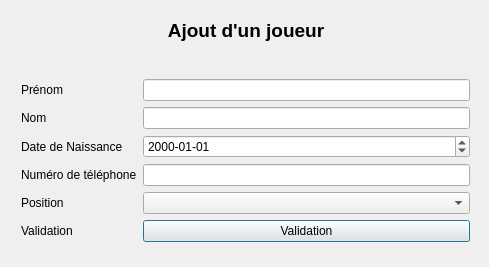
<?xml version="1.0" encoding="UTF-8"?>
<ui version="4.0">
 <class>AjoutJoueurInterfaceClass</class>
 <widget class="QDialog" name="AjoutJoueurInterfaceClass">
  <property name="geometry">
   <rect>
    <x>0</x>
    <y>0</y>
    <width>489</width>
    <height>267</height>
   </rect>
  </property>
  <property name="windowTitle">
   <string>AjoutJoueurInterface</string>
  </property>
  <property name="sizeGripEnabled">
   <bool>false</bool>
  </property>
  <widget class="QWidget" name="formLayoutWidget">
   <property name="geometry">
    <rect>
     <x>10</x>
     <y>60</y>
     <width>471</width>
     <height>201</height>
    </rect>
   </property>
   <layout class="QFormLayout" name="formLayout">
    <property name="sizeConstraint">
     <enum>QLayout::SetMinimumSize</enum>
    </property>
    <property name="formAlignment">
     <set>Qt::AlignCenter</set>
    </property>
    <item row="0" column="0">
     <widget class="QLabel" name="labelprenom">
      <property name="text">
       <string>Prénom</string>
      </property>
     </widget>
    </item>
    <item row="0" column="1">
     <widget class="QLineEdit" name="prenomLineEdit"/>
    </item>
    <item row="1" column="0">
     <widget class="QLabel" name="labelNom">
      <property name="text">
       <string>Nom</string>
      </property>
     </widget>
    </item>
    <item row="1" column="1">
     <widget class="QLineEdit" name="nomLineEdit"/>
    </item>
    <item row="2" column="0">
     <widget class="QLabel" name="labelDateNaissance">
      <property name="text">
       <string>Date de Naissance</string>
      </property>
     </widget>
    </item>
    <item row="2" column="1">
     <widget class="QDateEdit" name="dateNaissanceDateEdit">
      <property name="displayFormat">
       <string>yyyy-MM-dd</string>
      </property>
     </widget>
    </item>
    <item row="3" column="0">
     <widget class="QLabel" name="labelNumeroTelephone">
      <property name="text">
       <string>Numéro de téléphone</string>
      </property>
     </widget>
    </item>
    <item row="3" column="1">
     <widget class="QLineEdit" name="numeroTelephoneLineEdit"/>
    </item>
    <item row="4" column="0">
     <widget class="QLabel" name="labelPosition">
      <property name="text">
       <string>Position</string>
      </property>
     </widget>
    </item>
    <item row="4" column="1">
     <widget class="QComboBox" name="positionComboBox"/>
    </item>
    <item row="5" column="0">
     <widget class="QLabel" name="labelVazlidation">
      <property name="text">
       <string>Validation</string>
      </property>
     </widget>
    </item>
    <item row="5" column="1">
     <widget class="QPushButton" name="validationPushButton">
      <property name="text">
       <string>Validation</string>
      </property>
     </widget>
    </item>
   </layout>
  </widget>
  <widget class="QWidget" name="horizontalLayoutWidget">
   <property name="geometry">
    <rect>
     <x>0</x>
     <y>0</y>
     <width>491</width>
     <height>61</height>
    </rect>
   </property>
   <layout class="QHBoxLayout" name="horizontalLayout_7">
    <item>
     <spacer name="horizontalSpacer">
      <property name="orientation">
       <enum>Qt::Horizontal</enum>
      </property>
      <property name="sizeHint" stdset="0">
       <size>
        <width>40</width>
        <height>20</height>
       </size>
      </property>
     </spacer>
    </item>
    <item>
     <widget class="QLabel" name="labelEnteteInterfaceAjoutJoueur">
      <property name="font">
       <font>
        <pointsize>14</pointsize>
        <weight>75</weight>
        <bold>true</bold>
       </font>
      </property>
      <property name="text">
       <string>Ajout  d'un joueur</string>
      </property>
      <property name="textFormat">
       <enum>Qt::RichText</enum>
      </property>
      <property name="alignment">
       <set>Qt::AlignCenter</set>
      </property>
     </widget>
    </item>
    <item>
     <spacer name="horizontalSpacer_2">
      <property name="orientation">
       <enum>Qt::Horizontal</enum>
      </property>
      <property name="sizeHint" stdset="0">
       <size>
        <width>40</width>
        <height>20</height>
       </size>
      </property>
     </spacer>
    </item>
   </layout>
  </widget>
 </widget>
 <layoutdefault spacing="6" margin="11"/>
 <resources/>
 <connections>
  <connection>
   <sender>validationPushButton</sender>
   <signal>clicked()</signal>
   <receiver>AjoutJoueurInterfaceClass</receiver>
   <slot>valideEnregistrement()</slot>
   <hints>
    <hint type="sourcelabel">
     <x>219</x>
     <y>283</y>
    </hint>
    <hint type="destinationlabel">
     <x>199</x>
     <y>149</y>
    </hint>
   </hints>
  </connection>
 </connections>
 <slots>
  <slot>valideEnregistrement()</slot>
 </slots>
</ui>
